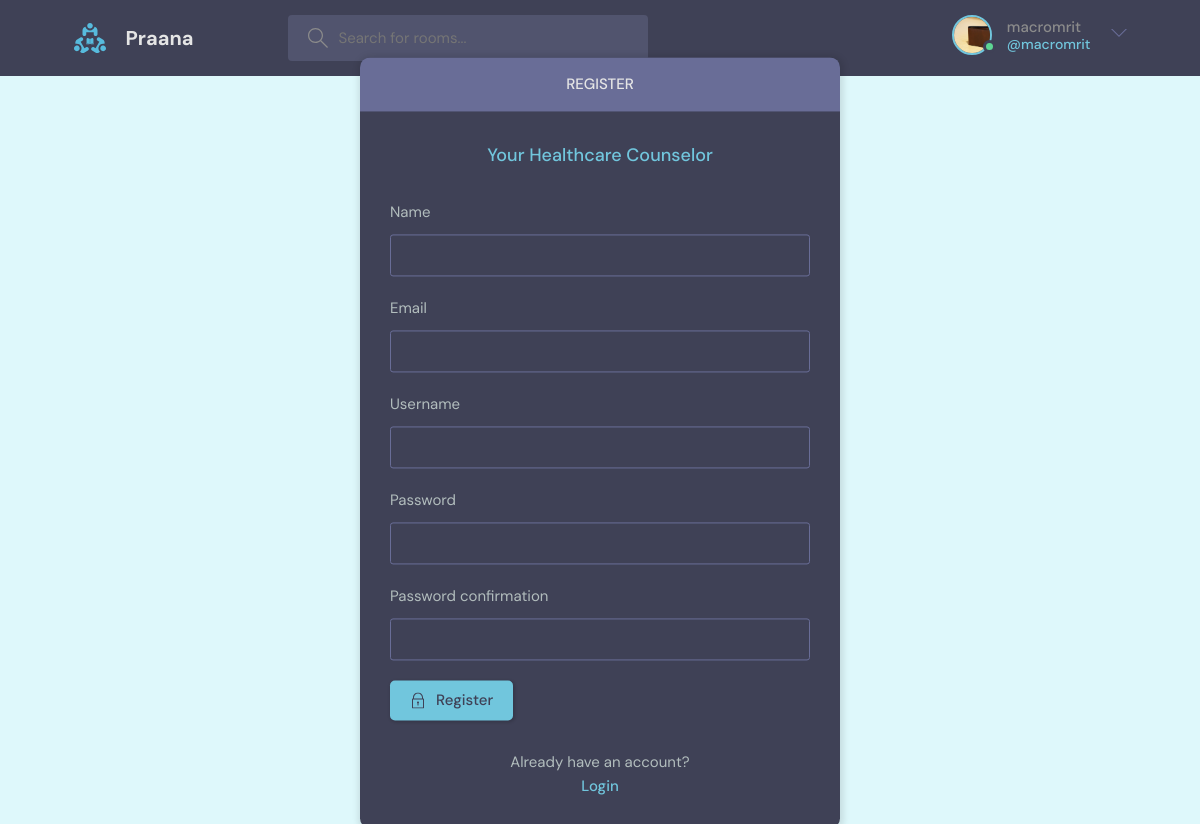
Page /register/ (signed in) on the committed database.
### base/models.py (models this page shows)
class User(AbstractUser): # now this user model will be used
    name = models.CharField(max_length=200, null=True)
    email = models.EmailField(null=True, unique=True)
    bio = models.TextField(null=True)
    avatar = models.ImageField(null=True, default="avatar.svg") # this relies on a 3rd party package named pillow so pip install it or have it in requirements.txt
    USERNAME_FIELD = 'email' # use field email to login and authenticate stuff
    REQUIRED_FIELDS = []

### base/views.py (the view, shortened to what this page needs)
# urls.py: path('register/', views.registerPage, name="register"),
def registerPage(request):
    form = MyUserCreationForm()
    context = {"form": form}
    return render(request, 'base/login_register.html', context)

### base/forms.py
class MyUserCreationForm(UserCreationForm): # since the User model has beem customized we have to have a seperate form structure for user registration hence this one comes handy
    class Meta:
        model = User
        fields = ['name', 'email', 'username', 'password1', 'password2']

### base/templates/base/login_register.html (shortened to what this page needs)
{% extends 'main.html' %}
{% block content %}
    <main class="auth layout">
      {% if page == 'login' %}
      <div class="container">
        <div class="layout__box">
          <div class="layout__boxHeader">
            <div class="layout__boxTitle">
              <h3>Login</h3>
            </div>
          </div>
          <div class="layout__body">
            <h2 class="auth__tagline">Your Healthcare Counselor</h2>
            <form class="form" action="" method="POST">
              {% csrf_token %}
              <div class="form__group form__group">
                <label for="room_name">Email</label>
                <input id="username" name="email" type="text" placeholder="e.g. dennis_ivy" />
              </div>
              <div class="form__group">
                <label for="password">Password</label>
                <input
                  id="password"
                  name="password"
                  type="password"
                  placeholder="&bull;&bull;&bull;&bull;&bull;&bull;&bull;&bull;"
                />
              </div>
              <button class="btn btn--main" type="submit">
                <svg
                  version="1.1"
                  xmlns="http://www.w3.org/2000/svg"
                  width="32"
                  height="32"
                  viewBox="0 0 32 32"
                >
                  <title>lock</title>
                  <path
                    d="M27 12h-1v-2c0-5.514-4.486-10-10-10s-10 4.486-10 10v2h-1c-0.553 0-1 0.447-1 1v18c0 0.553 0.447 1 1 1h22c0.553 0 1-0.447 1-1v-18c0-0.553-0.447-1-1-1zM8 10c0-4.411 3.589-8 8-8s8 3.589 8 8v2h-16v-2zM26 30h-20v-16h20v16z"
                  ></path>
                  <path
                    d="M15 21.694v4.306h2v-4.306c0.587-0.348 1-0.961 1-1.694 0-1.105-0.895-2-2-2s-2 0.895-2 2c0 0.732 0.413 1.345 1 1.694z"
                  ></path>
                </svg>
                Login
              </button>
            </form>
            <div class="auth__action">
              <p>Haven't signed up yet?</p>
              <a href="{% url 'register' %}" class="btn btn--link">Sign Up</a>
            </div>
          </div>
        </div>
      </div>
      {% else %}
      <div class="container">
        <div class="layout__box">
          <div class="layout__boxHeader">
            <div class="layout__boxTitle">
              <h3>Register</h3>
            </div>
          </div>
          <div class="layout__body">
            <h2 class="auth__tagline">Your Healthcare Counselor</h2>
            <form class="form" action="" method="POST">
              {% for field in form %}
              <div class="form__group form__group">
                <label for="room_name">{{field.label}}</label>
                {{field}}
              </div>
              {% endfor %}
              <button class="btn btn--main" type="submit">
                Register
              </button>
            </form>
            <div class="auth__action">
              <p>Already have an account?</p>
              <a href="{% url 'login' %}" class="btn btn--link">Login</a>
            </div>
          </div>
        </div>
      </div>
      {% endif %}
    </main>
{% endblock content  %}

### templates/navbar.html (shortened to what this page needs)
{% load static %}
<header class="header header--loggedIn">
    <div class="container">
      <a href="{% url 'home' %}" class="header__logo">
        <img src="{% static 'images/logo.svg' %}" />
        <h1>Praana</h1>
      </a>
      <form class="header__search" method="GET" action="{% url 'home' %}">
        <label>
          <input name="q" placeholder="Search for rooms...">
        </label>
      </form>
      <nav class="header__menu">
        {% if request.user.is_authenticated %}
        <div class="header__user">
          <a href="{% url 'update-user' %}">
            <div class="avatar avatar--medium active">
              <img src="{{request.user.avatar.url}}" />
            </div>
            <p>{{request.user.username}}<span>@{{request.user.username}}</span></p>
          </a>
          <button class="dropdown-button">
            <svg version="1.1" xmlns="http://www.w3.org/2000/svg" width="32" height="32" viewBox="0 0 32 32">
              <title>chevron-down</title>
              <path d="M16 21l-13-13h-3l16 16 16-16h-3l-13 13z"></path>
            </svg>
          </button>
        </div>
        {% else %}
        <a href="{% url 'login' %}">
          <img src="{% static 'images/avatar.svg' %}" />
          <p>Login</p>
        </a>
        {% endif %}
      </nav>
    </div>
  </header>

### rows in the picture
User: user.avatar (picture), user.username "macromrit"

### other values in the picture
{{ field.label }} "Name" "Email" "Username" "Password" "Password confirmation"
